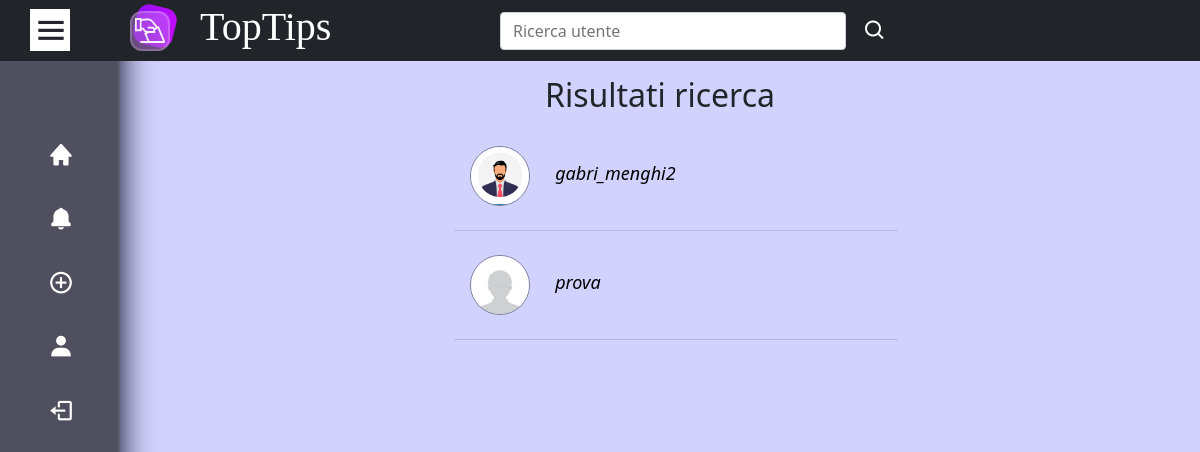
The page /processa-ricerca.php (signed in) on the database its author committed.
### tables this page shows
CREATE TABLE IF NOT EXISTS `utente` (
  `idutente` INT NOT NULL AUTO_INCREMENT,
  `username` VARCHAR(100) UNIQUE NOT NULL,
  `password` VARCHAR(512) NOT NULL,
  `email` VARCHAR(55) NOT NULL,
  PRIMARY KEY (`idutente`));

CREATE TABLE IF NOT EXISTS `profilo` (
  `idprofilo` INT NOT NULL AUTO_INCREMENT,
  `imgprofilo` VARCHAR(50) NOT NULL,
  `datipersonali` VARCHAR(1000) NOT NULL, 
  `utente` INT NOT NULL,
  PRIMARY KEY (`idprofilo`));

### processa-ricerca.php (called while the page is built, shortened)
<?php
require_once("bootstrap.php");
$templateParams["titolo"] = "TopTips - Ricerca utente";
$templateParams["keyword"] = $_POST["keyword"];
$templateParams["utentiTrovati"] = $dbh->searchUser($templateParams["keyword"]);
$templateParams["nome"] = "template/search.php";
require("template/base.php");
?>

### database/database.php (called while the page is built, shortened)
<?php
class databaseHelper {
    private $db;
    public function __construct($servername, $username, $password, $dbname, $port){
        $this-> db = new mysqli($servername, $username, $password, $dbname, $port);
    }
    public function searchUser($keyword){
        $query = "SELECT username, imgprofilo FROM utente LEFT JOIN profilo ON utente.idutente = profilo.utente
        WHERE username LIKE ?
        ORDER BY username";
        $stmt = $this->db->prepare($query);
        $keyword = $keyword."%";
        $stmt->bind_param('s',$keyword);
        $stmt->execute();
        $result = $stmt->get_result();
        return $result->fetch_all(MYSQLI_ASSOC);
    }
}
?>

### bootstrap.php (called while the page is built, shortened)
<?php
require("database/database.php");
$dbh = new databaseHelper("localhost","root","","toptips",3306);
?>

### template/search.php (the view)
<div class="container-fluid">
    <h2>Risultati ricerca</h2>
    <div>
        <?php if(count($templateParams["utentiTrovati"])==0): ?>
            <p class="esitoricerca mt-5 py-2">Nessun risultato trovato!</p>
        <?php else: ?>
            <div class="d-flex justify-content-center">
                <ul class="ricercacontainer">
                    <?php foreach($templateParams["utentiTrovati"] as $ricerca): ?>
                        <?php if($ricerca["username"]!=$_SESSION["user"]): ?>
                            <div class="text-start">
                                <li class="py-4 ricercautente">
                                    <img src="<?php if(!isset($ricerca['imgprofilo'])) echo UPLOAD_DIR."fotoProfiloDefault.jpg";
                                    else echo UPLOAD_DIR.$ricerca['imgprofilo']; ?>" alt="Immagine profilo"/>
                                    <a class="linkutente" href="profilo-cercato.php?username=<?php echo $ricerca["username"];?>"><?php echo $ricerca["username"];?></a>
                                </li>
                            </div>
                        <?php endif; ?>
                    <?php endforeach; ?>
                </ul>
            </div>
        <?php endif; ?>
    </div>
</div>

### css/style.css (style rules this page uses)
* { box-sizing: border-box; list-style: none; }
body { height: 100%; background-color: rgba(30, 30, 250, .2); }
a { color: #970DFA; text-decoration: none; }
.ricercautente { padding: 0.5rem 1rem; border-bottom: 1px solid rgba(0, 0, 0, 0.125); }
.linkutente { font-size: 18px; font-style: italic; color: black; }
@media only screen and (min-width: 769px) { .ricercautente img { width: 60px; height: 60px; object-fit: cover; border-radius: 50%; border: 1px solid rgba(0, 0, 0, .4); margin-right: 5%; } }
@media only screen and (min-width: 769px) { .ricercacontainer { width: 45%; } }

### rows shown on the page
utente: profilo.imgprofilo (picture), username "gabri_menghi2"
utente: profilo.imgprofilo (picture), username "prova"
